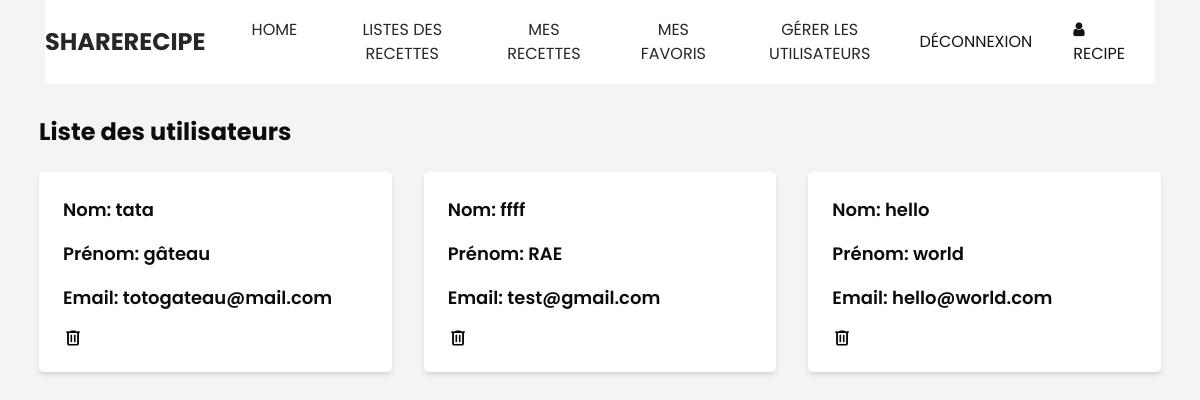
Page /gereruser.php (signed in) on the committed database.
### tables this page shows
CREATE TABLE IF NOT EXISTS `utilisateurs` (
  `id_utilisateur` int NOT NULL AUTO_INCREMENT,
  `nom` varchar(255) NOT NULL,
  `prenom` varchar(255) NOT NULL,
  `email` varchar(255) NOT NULL,
  `mot_de_passe` varchar(255) NOT NULL,
  `Role` enum('utilisateur','admin') NOT NULL DEFAULT 'utilisateur',
  PRIMARY KEY (`id_utilisateur`)
);

### gereruser.php (the view, shortened to what this page needs)
<?php
require_once "connect.php";
$sql = "SELECT * FROM utilisateurs WHERE role != 'admin'";
$query = $db->query($sql);
$utilisateurs = $query->fetchAll();
$titre = "Liste des utilisateurs";
?>
<!DOCTYPE html>
<html>
<!DOCTYPE html>
<html>
<head>
    <link href="https://cdn.jsdelivr.net/npm/tailwindcss@2.2.19/dist/tailwind.min.css" rel="stylesheet">
    <link rel="stylesheet" type="text/css" href="css/bootstrap.css" />
    <link href="css/font-awesome.min.css" rel="stylesheet" />
    <link href="css/style.css" rel="stylesheet" />
    <link href="css/responsive.css" rel="stylesheet" />
</head>
<body class="sub_page bg-gray-100 flex flex-col min-h-screen">
    <header class="header_section long_section px-0">
        <nav class="navbar navbar-expand-lg custom_nav-container ">
            <a class="navbar-brand" href="index.php">
                <span>
                    ShareRecipe
                </span>
            </a>
            <div class="collapse navbar-collapse mx-auto" id="navbarSupportedContent">
                <div class="d-flex mx-auto flex-column flex-lg-row align-items-center">
                    <ul class="navbar-nav ">
                        <li class="nav-item ">
                            <a class="nav-link" href="index.php">Home <span class="sr-only">(current)</span></a>
                        </li>
                        <li class="nav-item">
                            <a class="nav-link" href="Listes_recettes.php">Listes des recettes</a>
                        </li>
                        <?php if(isset($_SESSION["user"])): ?>
                            <?php if($_SESSION["user"]["role"] == "utilisateur" || $_SESSION["user"]["role"]== "admin"): ?>
                                    <li class="nav-item">
                                        <a class="nav-link" href="MesRecettes.php">Mes recettes</a>
                                    </li>
                                    <li class="nav-item">
                                        <a class="nav-link" href="Mesfav.php">Mes favoris</a>
                                    </li>
                                <?php endif; ?>
                            <?php if($_SESSION["user"]["role"] == "admin"): ?>
                                <li class="nav-item active">
                                    <a class="nav-link" href="gereruser.php">Gérer les utilisateurs</a>
                                </li>
                            <?php endif; ?>
                        <?php endif; ?>
                    </ul>
                    <?php if(!isset($_SESSION["user"])): ?>
                        <div class="quote_btn-container">
                            <a href="inscription.php">
                                <span>
                                    Inscription
                                </span>
                            </a>
                        </div>
                        <div class="quote_btn-container">
                            <a href="connexion.php">
                                <span>
                                    Connexion
                                </span>
                                <i class="fa fa-user" aria-hidden="true"></i>
                            </a>
                        </div>
                    <?php else: ?>
                      <div class="quote_btn-container">
                                <a class="nav-link" href="deconnexion.php">Déconnexion</a>
                                <a href="profils.php">
                                    <i class="fa fa-user" aria-hidden="true"></i>
                                    <span>
                                        <?=strip_tags($_SESSION["user"]["prenom"]) ?>
                                    </span>
                                </a>
                      </div>
                    <?php endif; ?>
                </div>
            </div>
        </nav>
    </header>
    <div class="container mx-auto px-4 py-8">
        <h1 class="text-2xl font-bold mb-4"><?= $titre ?></h1>
        <section class="grid grid-cols-1 sm:grid-cols-2 md:grid-cols-3 gap-x-8 gap-y-8">
            <?php foreach($utilisateurs as $utilisateur): ?>
                <article class="bg-white shadow-md p-4 rounded-lg">
                    <p class="text-lg font-semibold">Nom: <?= strlen(strip_tags($utilisateur["nom"])) > 20 ? substr(strip_tags($utilisateur["nom"]), 0, 20) . '...' : strip_tags($utilisateur["nom"]) ?></p>
                    <p class="text-lg font-semibold">Prénom: <?= strlen(strip_tags($utilisateur["prenom"])) > 20 ? substr(strip_tags($utilisateur["prenom"]), 0, 20) . '...' : strip_tags($utilisateur["prenom"]) ?></p>
                    <p class="text-lg font-semibold">Email: <?= strlen(strip_tags($utilisateur["email"])) > 20 ? substr(strip_tags($utilisateur["email"]), 0, 20) . '...' : strip_tags($utilisateur["email"]) ?></p>
                    <a href="supuser.php?id_utilisateur=<?= $utilisateur['id_utilisateur'] ?>" class="text-red-500 hover:text-red-700">
                        <img src="icon/delete.png" alt="Supprimer" class="w-5 h-5">
                    </a>
                </article>
            <?php endforeach; ?>
        </section>
    </div>
</body>
</html>

### css/style.css (style rules this page uses)
body { font-family: "Poppins", sans-serif; color: #0c0c0c; background-color: #ffffff; overflow-x: hidden; }
.long_section { margin-left: 45px; margin-right: 45px; padding-left: 15px; padding-right: 15px; }
.header_section { background-color: #ffffff; }
.custom_nav-container .navbar-nav .nav-item .nav-link { padding: 3px 15px; margin: 10px 15px; color: #272727; text-align: center; text-transform: uppercase; }
a, a:hover, a:focus { text-decoration: none; }
.navbar-brand span { font-size: 24px; font-weight: 700; color: #272727; text-transform: uppercase; }
.custom_nav-container { z-index: 99999; padding: 5px 0; }
.quote_btn-container { display: -webkit-box; display: -ms-flexbox; display: flex; -webkit-box-align: center; -ms-flex-align: center; align-items: center; }
.quote_btn-container a { color: #151515; margin-right: 25px; text-transform: uppercase; }
.quote_btn-container a span { margin-right: 5px; }

### css/responsive.css (style rules this page uses)
@media (min-width: 1200px) { .container { max-width: 1170px; } }

### rows in the picture
utilisateurs: nom "tata", prenom "gâteau", email "totogateau@mail.com"
utilisateurs: nom "ffff", prenom "RAE", email "test@gmail.com"
utilisateurs: nom "hello", prenom "world", email "hello@world.com"

### other values in the picture
strip_tags($_SESSION["user"]["prenom"]) "RECIPE"
$titre "Liste des utilisateurs"
